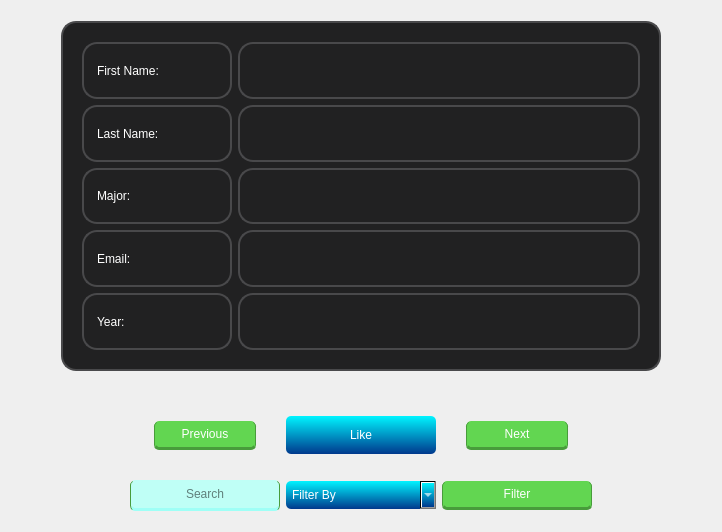
      <widget class="QWidget" name="BrowsePage">
       <layout class="QGridLayout" name="gridLayout_4">
        <item row="1" column="2">
         <spacer name="horizontalSpacer_6">
          <property name="orientation">
           <enum>Qt::Horizontal</enum>
          </property>
          <property name="sizeHint" stdset="0">
           <size>
            <width>40</width>
            <height>20</height>
           </size>
          </property>
         </spacer>
        </item>
        <item row="0" column="1">
         <widget class="QFrame" name="frame_4">
          <property name="styleSheet">
           <string notr="true">background-color: transparent;</string>
          </property>
          <property name="frameShape">
           <enum>QFrame::StyledPanel</enum>
          </property>
          <property name="frameShadow">
           <enum>QFrame::Raised</enum>
          </property>
          <layout class="QGridLayout" name="gridLayout_5">
           <item row="0" column="0">
            <widget class="QFrame" name="frame_7">
             <property name="minimumSize">
              <size>
               <width>600</width>
               <height>350</height>
              </size>
             </property>
             <property name="styleSheet">
              <string notr="true">border-radius: 15px;
border: 2px solid rgb(73, 73, 75);
background-color:rgb(33, 33, 34);
padding: 10px;</string>
             </property>
             <property name="frameShape">
              <enum>QFrame::StyledPanel</enum>
             </property>
             <property name="frameShadow">
              <enum>QFrame::Raised</enum>
             </property>
             <layout class="QVBoxLayout" name="verticalLayout_3">
              <item>
               <layout class="QHBoxLayout" name="horizontalLayout_10">
                <item>
                 <widget class="QLabel" name="CardLabel_FirstName">
                  <property name="maximumSize">
                   <size>
                    <width>150</width>
                    <height>16777215</height>
                   </size>
                  </property>
                  <property name="styleSheet">
                   <string notr="true">color: white; 
font: 15pt &quot;Segoe UI&quot;;
background: transparent;

</string>
                  </property>
                  <property name="text">
                   <string>First Name:</string>
                  </property>
                 </widget>
                </item>
                <item>
                 <widget class="QLabel" name="Discover_FirstName">
                  <property name="minimumSize">
                   <size>
                    <width>189</width>
                    <height>42</height>
                   </size>
                  </property>
                  <property name="styleSheet">
                   <string notr="true"/>
                  </property>
                  <property name="text">
                   <string/>
                  </property>
                 </widget>
                </item>
               </layout>
              </item>
              <item>
               <layout class="QHBoxLayout" name="horizontalLayout_11">
                <item>
                 <widget class="QLabel" name="CardLabel_LastName">
                  <property name="maximumSize">
                   <size>
                    <width>150</width>
                    <height>16777215</height>
                   </size>
                  </property>
                  <property name="styleSheet">
                   <string notr="true">color: white; 
font: 15pt &quot;Segoe UI&quot;;
background: transparent;

</string>
                  </property>
                  <property name="text">
                   <string>Last Name:</string>
                  </property>
                 </widget>
                </item>
                <item>
                 <widget class="QLabel" name="Discover_LastName">
                  <property name="minimumSize">
                   <size>
                    <width>189</width>
                    <height>42</height>
                   </size>
                  </property>
                  <property name="text">
                   <string/>
                  </property>
                 </widget>
                </item>
               </layout>
              </item>
              <item>
               <layout class="QHBoxLayout" name="horizontalLayout_12">
                <property name="sizeConstraint">
                 <enum>QLayout::SetFixedSize</enum>
                </property>
                <item>
                 <widget class="QLabel" name="CardLabel_Major">
                  <property name="maximumSize">
                   <size>
                    <width>150</width>
                    <height>16777215</height>
                   </size>
                  </property>
                  <property name="styleSheet">
                   <string notr="true">color: white; 
font: 15pt &quot;Segoe UI&quot;;
background: transparent;

</string>
                  </property>
                  <property name="text">
                   <string>Major:</string>
                  </property>
                 </widget>
                </item>
                <item>
                 <widget class="QLabel" name="Discover_Major">
                  <property name="minimumSize">
                   <size>
                    <width>189</width>
                    <height>42</height>
                   </size>
                  </property>
                  <property name="text">
                   <string/>
                  </property>
                 </widget>
                </item>
               </layout>
              </item>
              <item>
               <layout class="QHBoxLayout" name="horizontalLayout_13">
                <item>
                 <widget class="QLabel" name="CardLabel_Email">
                  <property name="maximumSize">
                   <size>
                    <width>150</width>
                    <height>16777215</height>
                   </size>
                  </property>
                  <property name="styleSheet">
                   <string notr="true">color: white; 
font: 15pt &quot;Segoe UI&quot;;
background: transparent;

</string>
                  </property>
                  <property name="text">
                   <string>Email:</string>
                  </property>
                 </widget>
                </item>
                <item>
                 <widget class="QLabel" name="Discover_Email">
                  <property name="minimumSize">
                   <size>
                    <width>189</width>
                    <height>42</height>
                   </size>
                  </property>
                  <property name="text">
                   <string/>
                  </property>
                 </widget>
                </item>
               </layout>
              </item>
              <item>
               <layout class="QHBoxLayout" name="horizontalLayout_14">
                <item>
                 <widget class="QLabel" name="CardLabel_Year">
                  <property name="maximumSize">
                   <size>
                    <width>150</width>
                    <height>16777215</height>
                   </size>
                  </property>
                  <property name="styleSheet">
                   <string notr="true">color: white; 
font: 15pt &quot;Segoe UI&quot;;
background: transparent;

</string>
                  </property>
                  <property name="text">
                   <string>Year:</string>
                  </property>
                 </widget>
                </item>
                <item>
                 <widget class="QLabel" name="Discover_Year">
                  <property name="minimumSize">
                   <size>
                    <width>189</width>
                    <height>42</height>
                   </size>
                  </property>
                  <property name="text">
                   <string/>
                  </property>
                 </widget>
                </item>
               </layout>
              </item>
             </layout>
            </widget>
           </item>
          </layout>
         </widget>
        </item>
        <item row="1" column="0">
         <spacer name="horizontalSpacer_5">
          <property name="orientation">
           <enum>Qt::Horizontal</enum>
          </property>
          <property name="sizeHint" stdset="0">
           <size>
            <width>40</width>
            <height>20</height>
           </size>
          </property>
         </spacer>
        </item>
        <item row="1" column="1">
         <widget class="QFrame" name="frame_5">
          <property name="styleSheet">
           <string notr="true">background-color: transparent;</string>
          </property>
          <property name="frameShape">
           <enum>QFrame::StyledPanel</enum>
          </property>
          <property name="frameShadow">
           <enum>QFrame::Raised</enum>
          </property>
          <layout class="QGridLayout" name="gridLayout_6">
           <item row="5" column="4">
            <widget class="QPushButton" name="FilterButton">
             <property name="maximumSize">
              <size>
               <width>500</width>
               <height>16777215</height>
              </size>
             </property>
             <property name="styleSheet">
              <string notr="true">font: 500 13pt &quot;Nexa Bold&quot;;
background-color: rgb(98, 214, 81);
color: rgb(255, 255, 255);
border-radius: 5px; border: 2px rgb(33, 33, 34);
border-bottom: 3px solid rgb(72, 156, 59);
border-left:  1px solid rgb(72, 156, 59);
border-right:  1px solid rgb(72, 156, 59);
padding: 6px;</string>
             </property>
             <property name="text">
              <string>Filter</string>
             </property>
            </widget>
           </item>
           <item row="0" column="5">
            <spacer name="horizontalSpacer_4">
             <property name="orientation">
              <enum>Qt::Horizontal</enum>
             </property>
             <property name="sizeHint" stdset="0">
              <size>
               <width>40</width>
               <height>20</height>
              </size>
             </property>
            </spacer>
           </item>
           <item row="0" column="4">
            <widget class="QPushButton" name="NextButton">
             <property name="minimumSize">
              <size>
               <width>150</width>
               <height>0</height>
              </size>
             </property>
             <property name="styleSheet">
              <string notr="true">font: 500 13pt &quot;Nexa Bold&quot;;
background-color: rgb(98, 214, 81);
color: rgb(255, 255, 255);
border-radius: 5px; border: 2px rgb(33, 33, 34);
border-bottom: 3px solid rgb(72, 156, 59);
border-left:  1px solid rgb(72, 156, 59);
border-right:  1px solid rgb(72, 156, 59);
padding: 6px;
margin: 24px;</string>
             </property>
             <property name="text">
              <string>Next</string>
             </property>
            </widget>
           </item>
           <item row="5" column="1">
            <widget class="QLineEdit" name="FilterLine">
             <property name="whatsThis">
              <string>&lt;html&gt;&lt;head/&gt;&lt;body&gt;&lt;p align=&quot;center&quot;&gt;&lt;br/&gt;&lt;/p&gt;&lt;/body&gt;&lt;/html&gt;</string>
             </property>
             <property name="layoutDirection">
              <enum>Qt::LeftToRight</enum>
             </property>
             <property name="styleSheet">
              <string notr="true">font: 500 13pt &quot;Nexa Bold&quot;;
background-color: rgb(191, 255, 246);
color: black;
border-radius: 5px; border: 2px rgb(61, 172, 202);
border-bottom: 3px solid rgb(159, 255, 246);
border-left:  1px solid rgb(72, 156, 59);
border-right:  1px solid rgb(72, 156, 59);
padding: 6px;</string>
             </property>
             <property name="text">
              <string/>
             </property>
             <property name="alignment">
              <set>Qt::AlignCenter</set>
             </property>
             <property name="placeholderText">
              <string>Search</string>
             </property>
            </widget>
           </item>
           <item row="0" column="0">
            <spacer name="horizontalSpacer_3">
             <property name="orientation">
              <enum>Qt::Horizontal</enum>
             </property>
             <property name="sizeHint" stdset="0">
              <size>
               <width>40</width>
               <height>20</height>
              </size>
             </property>
            </spacer>
           </item>
           <item row="0" column="1">
            <widget class="QPushButton" name="PreviousButton">
             <property name="minimumSize">
              <size>
               <width>150</width>
               <height>0</height>
              </size>
             </property>
             <property name="styleSheet">
              <string notr="true">font: 500 13pt &quot;Nexa Bold&quot;;
background-color: rgb(98, 214, 81);
color: rgb(255, 255, 255);
border-radius: 5px; border: 2px rgb(33, 33, 34);
border-bottom: 3px solid rgb(72, 156, 59);
border-left:  1px solid rgb(72, 156, 59);
border-right:  1px solid rgb(72, 156, 59);
padding: 6px;
margin: 24px;</string>
             </property>
             <property name="text">
              <string>Previous</string>
             </property>
            </widget>
           </item>
           <item row="0" column="2" colspan="2">
            <widget class="QPushButton" name="LikeButton">
             <property name="styleSheet">
              <string notr="true">background-color: white;
color: black;

font: 500 13pt &quot;Nexa Bold&quot;;
background-color: qlineargradient(spread:pad, x1:1, y1:1, x2:1, y2:0, stop:0 rgba(0, 56, 140, 255), stop:1 rgba(0, 244, 255, 255));
color: rgb(255, 255, 255);
border-radius: 5px; 
padding: 12px;
</string>
             </property>
             <property name="text">
              <string>Like</string>
             </property>
            </widget>
           </item>
           <item row="5" column="2" colspan="2">
            <widget class="QComboBox" name="FilterDropdown">
             <property name="sizePolicy">
              <sizepolicy hsizetype="Fixed" vsizetype="Fixed">
               <horstretch>0</horstretch>
               <verstretch>0</verstretch>
              </sizepolicy>
             </property>
             <property name="minimumSize">
              <size>
               <width>150</width>
               <height>0</height>
              </size>
             </property>
             <property name="styleSheet">
              <string notr="true">background-color: white;
color: black;

font: 500 13pt &quot;Nexa Bold&quot;;
background-color: qlineargradient(spread:pad, x1:1, y1:1, x2:1, y2:0, stop:0 rgba(0, 56, 140, 255), stop:1 rgba(0, 244, 255, 255));
color: rgb(255, 255, 255);
border-radius: 5px; 
padding: 6px;
</string>
             </property>
             <property name="placeholderText">
              <string>Filter By</string>
             </property>
             <item>
              <property name="text">
               <string>Filter By</string>
              </property>
             </item>
             <item>
              <property name="text">
               <string>Major</string>
              </property>
             </item>
             <item>
              <property name="text">
               <string>Year</string>
              </property>
             </item>
             <item>
              <property name="text">
               <string>Course</string>
              </property>
             </item>
            </widget>
           </item>
          </layout>
         </widget>
        </item>
       </layout>
      </widget>
